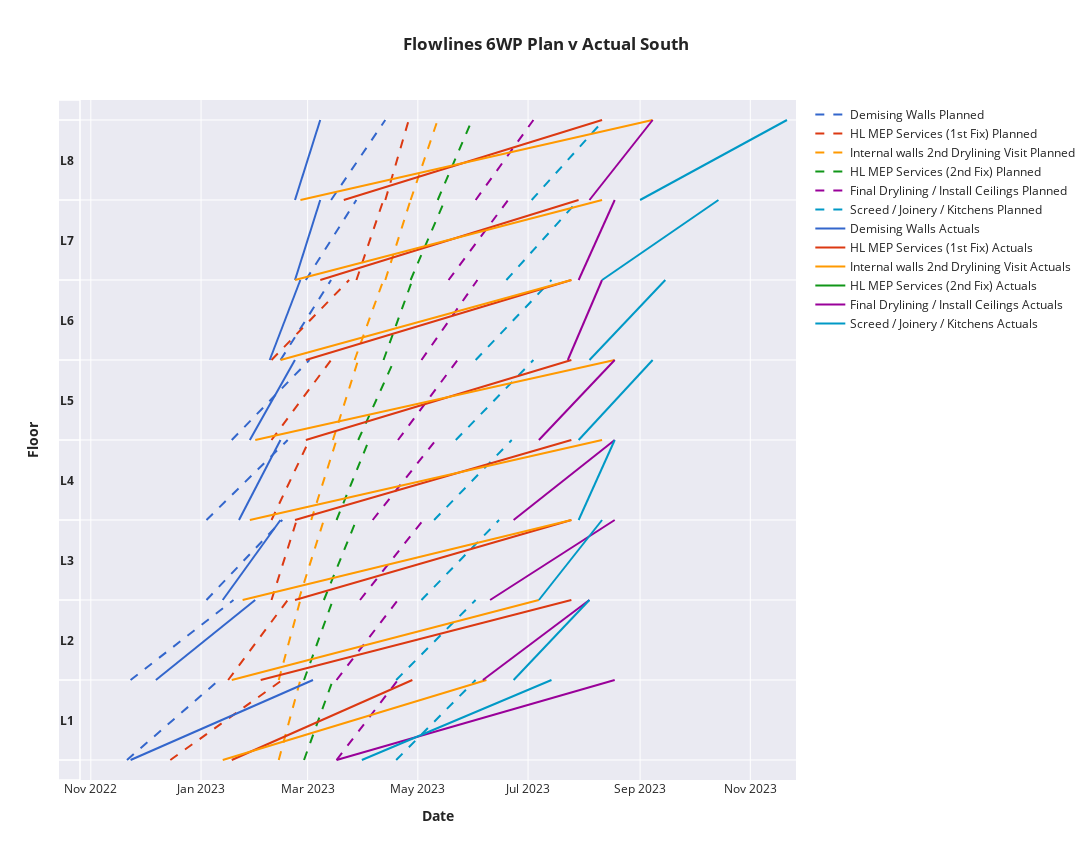

The notebook cell this image was saved under:
### Code cell
Time = time(0, 0, 0)
fig = px.line()
fig6 = px.line()
fig7 = px.line()
# Add a custom legend trace using a scatter plot with the desired shape
legend_trace = px.line()
pixsize = 35
width = 2300

colorset = [px.colors.qualitative.G10[i] for i in range(len(set([i[2] for i in south_wp_dates]))+2)]

fig = px.line(labels={'x': 'Date', 'y': 'Floor'}, 
              title='<b>Flowlines 6WP Plan v Actual South<b>',
              template='seaborn')

fig.add_shape(type="rect",
              x0=-2*(pixsize/width), x1=0,
              y0=0, y1=1,
              xref='paper', yref='paper',
              line=dict(color="#ffffff", width=1.5),
              fillcolor = '#eaeaf2',
              opacity = 1)

for i in range(1, southfloornamelen+2):
    # Add horizontal line to the margin
    fig.add_shape(type="line",
              x0=-2*(pixsize/width), x1=0,
              y0=i, y1=i,
              xref='paper', yref='y',
              line=dict(color="#ffffff", width=1.5),
              opacity = 1)
    # Add horizontal line to the margin
    if i < southfloornamelen+1:
        fig.add_annotation(
            text='<b>L'+str(i)+'<b>',
            x=-2*(pixsize/width),
            y=i+1/2,
            xref='paper', yref='y',
            font=dict(size=12),
            showarrow = False )

for i in range(len(set([i[2] for i in south_wp_dates]))):
    data = pd.DataFrame({
        'x': np.concatenate([[south_wp_dates[j][3], datereadjust(south_wp_dates[j][4]+timedelta(days=1)), None] for j in range(i, len(south_wp_dates), len(set([i[2] for i in south_wp_dates])))]).tolist(),
        'y': np.concatenate([[int(south_wp_dates[j][0][-2:]), int(south_wp_dates[j][0][-2:])+1, None] for j in range(i, len(south_wp_dates), len(set([i[2] for i in south_wp_dates])))]).tolist(),
        'Color': [str(i)+', '+str(i)]*len(np.concatenate([[south_wp_dates[j][3], south_wp_dates[j][4], None] for j in range(i, len(south_wp_dates), len(set([i[2] for i in south_wp_dates])))]).tolist())
    })
    # Define custom hover text for each bar in each set
    custom_hover_text = [
        np.concatenate([[south_wp_dates[j][3], south_wp_dates[j][3], None] for j in range(i, len(south_wp_dates), len(set([i[2] for i in south_wp_dates])))]).tolist(),
        np.concatenate([[south_wp_dates[j][4], south_wp_dates[j][4], None] for j in range(i, len(south_wp_dates), len(set([i[2] for i in south_wp_dates])))]).tolist(),
        np.concatenate([['L'+str(int(south_wp_dates[j][0][-2:])), 'L'+str(int(south_wp_dates[j][0][-2:])), None] for j in range(i, len(south_wp_dates), len(set([i[2] for i in south_wp_dates])))]).tolist()
    ]
    fig6.add_trace(px.line(data, x='x', y = 'y', color_discrete_sequence=[colorset[i]], color = 'Color', hover_data = custom_hover_text).data[0])
    fig6.update_traces(line=dict(dash='dash'))
    #Update hovertext
    fig6.update_traces(
        hovertemplate='Initial Date: %{customdata[0]}<br>Final Date: %{customdata[1]}<br>Level: %{customdata[2]}',
    )

for i in range(len(set([i[2] for i in south_wp_dates]))):
    data = pd.DataFrame({
        'x': np.concatenate([np.array([interest_floors_Dates[j][0], interest_floors_Dates[j][1], None]) for j in range(i, southfloornamelen*6, len(set([i[2] for i in south_wp_dates])))]).tolist(),
        'y': np.concatenate([np.array([int((j-i)/len(set([i[2] for i in south_wp_dates])))+1, int((j-i)/len(set([i[2] for i in south_wp_dates])))+2, None]) for j in range(i, southfloornamelen*6, len(set([i[2] for i in south_wp_dates])))]).tolist(),
        'Color': [str(i)]*len(np.concatenate([np.array([interest_floors_Dates[j][0], interest_floors_Dates[j][1], None]) for j in range(i, southfloornamelen*6, len(set([i[2] for i in south_wp_dates])))]).tolist())
    })
    # Define custom hover text for each bar in each set
    custom_hover_text = [
        np.concatenate([np.array([interest_floors_Dates[j][0], interest_floors_Dates[j][0], None]) for j in range(i, southfloornamelen*6, len(set([i[2] for i in south_wp_dates])))]).tolist(),
        np.concatenate([np.array([datereadjust6(interest_floors_Dates[j][1]), datereadjust6(interest_floors_Dates[j][1]), None]) for j in range(i, southfloornamelen*6, len(set([i[2] for i in south_wp_dates])))]).tolist(),
        np.concatenate([np.array(['L'+str(int((j-i)/len(set([i[2] for i in south_wp_dates])))+1), 'L'+str(int((j-i)/len(set([i[2] for i in south_wp_dates])))+1), None]) for j in range(i, southfloornamelen*6, len(set([i[2] for i in south_wp_dates])))]).tolist()
    ]
    fig7.add_trace(px.line(data, x='x', y = 'y', color_discrete_sequence=[colorset[i]], color = 'Color', hover_data = custom_hover_text).data[0])
    #Update hovertext
    fig7.update_traces(
        hovertemplate='Initial Date: %{customdata[0]}<br>Final Date: %{customdata[1]}<br>Level: %{customdata[2]}',
    )

for i in range(len(fig6.data)):
    fig.add_trace(fig6.data[i])
for i in range(len(fig7.data)):
    fig.add_trace(fig7.data[i])

# Add the custom legend trace to the figure
fig.add_traces(legend_trace.data)
#Define text of legend list
name_legend = ['Demising Walls', 'HL MEP Services (1st Fix)', 'Internal walls 2nd Drylining Visit', 
               'HL MEP Services (2nd Fix)', 'Final Drylining / Install Ceilings', 'Screed / Joinery / Kitchens']
# Define a dictionary to map trace names to custom legend labels
legend_labels = {}
for i in range(len(set([i[2] for i in south_wp_dates]))):

    legend_labels.update({
        str(i): name_legend[i]+' Actuals', 
        str(i)+', '+str(i): name_legend[i]+' Planned'
    })


# Customize the legend labels for each trace
fig.for_each_trace(lambda trace: trace.update(name=legend_labels.get(trace.name, trace.name)))

#Update size of plot
fig.update_layout(height=860, width=1403)
#fig.update_layout(showlegend = True)
fig.update_yaxes(tickvals=[i for i in range(southfloornamelen+2)], range = [0.75, 9.25])
fig.update_layout(xaxis_title="<b>Date<b>", yaxis_title="<b>Floor<b>", yaxis = dict(title_standoff = 30))
fig.update_xaxes(range = [datetime(2022, 10, 31)-timedelta(days=5), max([interest_floors_Dates[i][1] for i in range(southfloornamelen*6) if interest_floors_Dates[i]!=[None, None]])+timedelta(days=5)])
Flowlines1figsth = fig
fig.show()
#fig.write_html("figfiout6WP.html")

### Figure 1 — Plotly figure (JSON) as saved in the notebook; plotly's stock layout.template omitted (floating-point values rounded to 4 significant figures)
{"data": [{"customdata": [["2022-11-21", "2023-01-10", "L1"], ["2022-11-21", "2023-01-10", "L1"], [null, null, null], ["2022-11-23", "2023-01-18", "L2"], ["2022-11-23", "2023-01-18", "L2"], [null, null, null], ["2023-01-04", "2023-02-14", "L3"], ["2023-01-04", "2023-02-14", "L3"], [null, null, null], ["2023-01-04", "2023-02-17", "L4"], ["2023-01-04", "2023-02-17", "L4"], [null, null, null], ["2023-01-18", "2023-03-01", "L5"], ["2023-01-18", "2023-03-01", "L5"], [null, null, null], ["2023-02-14", "2023-03-13", "L6"], ["2023-02-14", "2023-03-13", "L6"], [null, null, null], ["2023-02-28", "2023-03-27", "L7"], ["2023-02-28", "2023-03-27", "L7"], [null, null, null], ["2023-03-14", "2023-04-12", "L8"], ["2023-03-14", "2023-04-12", "L8"], [null, null, null]], "hovertemplate": "Initial Date: %{customdata[0]}<br>Final Date: %{customdata[1]}<br>Level: %{customdata[2]}", "legendgroup": "0, 0", "line": {"color": "#3366CC", "dash": "dash"}, "marker": {"symbol": "circle"}, "mode": "lines", "name": "Demising Walls Planned", "orientation": "v", "showlegend": true, "type": "scatter", "x": ["2022-11-21T00:00:00", "2023-01-10T23:00:00", null, "2022-11-23T00:00:00", "2023-01-18T23:00:00", null, "2023-01-04T00:00:00", "2023-02-14T23:00:00", null, "2023-01-04T00:00:00", "2023-02-17T23:00:00", null, "2023-01-18T00:00:00", "2023-03-01T23:00:00", null, "2023-02-14T00:00:00", "2023-03-13T23:00:00", null, "2023-02-28T00:00:00", "2023-03-27T23:00:00", null, "2023-03-14T00:00:00", "2023-04-12T23:00:00", null], "xaxis": "x", "y": [1, 2, null, 2, 3, null, 3, 4, null, 4, 5, null, 5, 6, null, 6, 7, null, 7, 8, null, 8, 9, null], "yaxis": "y"}, {"customdata": [["2022-12-15", "2023-02-14", "L1"], ["2022-12-15", "2023-02-14", "L1"], [null, null, null], ["2023-01-16", "2023-02-17", "L2"], ["2023-01-16", "2023-02-17", "L2"], [null, null, null], ["2023-02-09", "2023-02-22", "L3"], ["2023-02-09", "2023-02-22", "L3"], [null, null, null], ["2023-02-09", "2023-03-01", "L4"], ["2023-02-09", "2023-03-01", "L4"], [null, null, null], ["2023-02-09", "2023-03-13", "L5"], ["2023-02-09", "2023-03-13", "L5"], [null, null, null], ["2023-02-09", "2023-03-23", "L6"], ["2023-02-09", "2023-03-23", "L6"], [null, null, null], ["2023-03-28", "2023-04-11", "L7"], ["2023-03-28", "2023-04-11", "L7"], [null, null, null], ["2023-04-13", "2023-04-25", "L8"], ["2023-04-13", "2023-04-25", "L8"], [null, null, null]], "hovertemplate": "Initial Date: %{customdata[0]}<br>Final Date: %{customdata[1]}<br>Level: %{customdata[2]}", "legendgroup": "1, 1", "line": {"color": "#DC3912", "dash": "dash"}, "marker": {"symbol": "circle"}, "mode": "lines", "name": "HL MEP Services (1st Fix) Planned", "orientation": "v", "showlegend": true, "type": "scatter", "x": ["2022-12-15T00:00:00", "2023-02-14T23:00:00", null, "2023-01-16T00:00:00", "2023-02-17T23:00:00", null, "2023-02-09T00:00:00", "2023-02-22T23:00:00", null, "2023-02-09T00:00:00", "2023-03-01T23:00:00", null, "2023-02-09T00:00:00", "2023-03-13T23:00:00", null, "2023-02-09T00:00:00", "2023-03-23T23:00:00", null, "2023-03-28T00:00:00", "2023-04-11T23:00:00", null, "2023-04-13T00:00:00", "2023-04-25T23:00:00", null], "xaxis": "x", "y": [1, 2, null, 2, 3, null, 3, 4, null, 4, 5, null, 5, 6, null, 6, 7, null, 7, 8, null, 8, 9, null], "yaxis": "y"}, {"customdata": [["2023-02-13", "2023-02-24", "L1"], ["2023-02-13", "2023-02-24", "L1"], [null, null, null], ["2023-02-13", "2023-02-24", "L2"], ["2023-02-13", "2023-02-24", "L2"], [null, null, null], ["2023-02-24", "2023-03-09", "L3"], ["2023-02-24", "2023-03-09", "L3"], [null, null, null], ["2023-03-03", "2023-03-16", "L4"], ["2023-03-03", "2023-03-16", "L4"], [null, null, null], ["2023-03-15", "2023-03-28", "L5"], ["2023-03-15", "2023-03-28", "L5"], [null, null, null], ["2023-03-27", "2023-04-11", "L6"], ["2023-03-27", "2023-04-11", "L6"], [null, null, null], ["2023-04-13", "2023-04-26", "L7"], ["2023-04-13", "2023-04-26", "L7"], [null, null, null], ["2023-04-27", "2023-05-11", "L8"], ["2023-04-27", "2023-05-11", "L8"], [null, null, null]], "hovertemplate": "Initial Date: %{customdata[0]}<br>Final Date: %{customdata[1]}<br>Level: %{customdata[2]}", "legendgroup": "2, 2", "line": {"color": "#FF9900", "dash": "dash"}, "marker": {"symbol": "circle"}, "mode": "lines", "name": "Internal walls 2nd Drylining Visit Planned", "orientation": "v", "showlegend": true, "type": "scatter", "x": ["2023-02-13T00:00:00", "2023-02-24T23:00:00", null, "2023-02-13T00:00:00", "2023-02-24T23:00:00", null, "2023-02-24T00:00:00", "2023-03-09T23:00:00", null, "2023-03-03T00:00:00", "2023-03-16T23:00:00", null, "2023-03-15T00:00:00", "2023-03-28T23:00:00", null, "2023-03-27T00:00:00", "2023-04-11T23:00:00", null, "2023-04-13T00:00:00", "2023-04-26T23:00:00", null, "2023-04-27T00:00:00", "2023-05-11T23:00:00", null], "xaxis": "x", "y": [1, 2, null, 2, 3, null, 3, 4, null, 4, 5, null, 5, 6, null, 6, 7, null, 7, 8, null, 8, 9, null], "yaxis": "y"}, {"customdata": [["2023-02-27", "2023-03-14", "L1"], ["2023-02-27", "2023-03-14", "L1"], [null, null, null], ["2023-02-27", "2023-03-14", "L2"], ["2023-02-27", "2023-03-14", "L2"], [null, null, null], ["2023-03-10", "2023-03-27", "L3"], ["2023-03-10", "2023-03-27", "L3"], [null, null, null], ["2023-03-17", "2023-04-03", "L4"], ["2023-03-17", "2023-04-03", "L4"], [null, null, null], ["2023-03-29", "2023-04-17", "L5"], ["2023-03-29", "2023-04-17", "L5"], [null, null, null], ["2023-04-12", "2023-04-27", "L6"], ["2023-04-12", "2023-04-27", "L6"], [null, null, null], ["2023-04-27", "2023-05-15", "L7"], ["2023-04-27", "2023-05-15", "L7"], [null, null, null], ["2023-05-12", "2023-05-30", "L8"], ["2023-05-12", "2023-05-30", "L8"], [null, null, null]], "hovertemplate": "Initial Date: %{customdata[0]}<br>Final Date: %{customdata[1]}<br>Level: %{customdata[2]}", "legendgroup": "3, 3", "line": {"color": "#109618", "dash": "dash"}, "marker": {"symbol": "circle"}, "mode": "lines", "name": "HL MEP Services (2nd Fix) Planned", "orientation": "v", "showlegend": true, "type": "scatter", "x": ["2023-02-27T00:00:00", "2023-03-14T23:00:00", null, "2023-02-27T00:00:00", "2023-03-14T23:00:00", null, "2023-03-10T00:00:00", "2023-03-27T23:00:00", null, "2023-03-17T00:00:00", "2023-04-03T23:00:00", null, "2023-03-29T00:00:00", "2023-04-17T23:00:00", null, "2023-04-12T00:00:00", "2023-04-27T23:00:00", null, "2023-04-27T00:00:00", "2023-05-15T23:00:00", null, "2023-05-12T00:00:00", "2023-05-30T23:00:00", null], "xaxis": "x", "y": [1, 2, null, 2, 3, null, 3, 4, null, 4, 5, null, 5, 6, null, 6, 7, null, 7, 8, null, 8, 9, null], "yaxis": "y"}, {"customdata": [["2023-03-17", "2023-04-19", "L1"], ["2023-03-17", "2023-04-19", "L1"], [null, null, null], ["2023-03-17", "2023-04-19", "L2"], ["2023-03-17", "2023-04-19", "L2"], [null, null, null], ["2023-03-30", "2023-05-03", "L3"], ["2023-03-30", "2023-05-03", "L3"], [null, null, null], ["2023-04-06", "2023-05-10", "L4"], ["2023-04-06", "2023-05-10", "L4"], [null, null, null], ["2023-04-20", "2023-05-22", "L5"], ["2023-04-20", "2023-05-22", "L5"], [null, null, null], ["2023-05-03", "2023-06-02", "L6"], ["2023-05-03", "2023-06-02", "L6"], [null, null, null], ["2023-05-18", "2023-06-19", "L7"], ["2023-05-18", "2023-06-19", "L7"], [null, null, null], ["2023-06-02", "2023-07-03", "L8"], ["2023-06-02", "2023-07-03", "L8"], [null, null, null]], "hovertemplate": "Initial Date: %{customdata[0]}<br>Final Date: %{customdata[1]}<br>Level: %{customdata[2]}", "legendgroup": "4, 4", "line": {"color": "#990099", "dash": "dash"}, "marker": {"symbol": "circle"}, "mode": "lines", "name": "Final Drylining / Install Ceilings Planned", "orientation": "v", "showlegend": true, "type": "scatter", "x": ["2023-03-17T00:00:00", "2023-04-19T23:00:00", null, "2023-03-17T00:00:00", "2023-04-19T23:00:00", null, "2023-03-30T00:00:00", "2023-05-03T23:00:00", null, "2023-04-06T00:00:00", "2023-05-10T23:00:00", null, "2023-04-20T00:00:00", "2023-05-22T23:00:00", null, "2023-05-03T00:00:00", "2023-06-02T23:00:00", null, "2023-05-18T00:00:00", "2023-06-19T23:00:00", null, "2023-06-02T00:00:00", "2023-07-03T23:00:00", null], "xaxis": "x", "y": [1, 2, null, 2, 3, null, 3, 4, null, 4, 5, null, 5, 6, null, 6, 7, null, 7, 8, null, 8, 9, null], "yaxis": "y"}, {"customdata": [["2023-04-19", "2023-06-01", "L1"], ["2023-04-19", "2023-06-01", "L1"], [null, null, null], ["2023-04-19", "2023-06-01", "L2"], ["2023-04-19", "2023-06-01", "L2"], [null, null, null], ["2023-05-03", "2023-06-14", "L3"], ["2023-05-03", "2023-06-14", "L3"], [null, null, null], ["2023-05-10", "2023-06-21", "L4"], ["2023-05-10", "2023-06-21", "L4"], [null, null, null], ["2023-05-22", "2023-07-03", "L5"], ["2023-05-22", "2023-07-03", "L5"], [null, null, null], ["2023-06-02", "2023-07-13", "L6"], ["2023-06-02", "2023-07-13", "L6"], [null, null, null], ["2023-06-19", "2023-07-28", "L7"], ["2023-06-19", "2023-07-28", "L7"], [null, null, null], ["2023-07-03", "2023-08-11", "L8"], ["2023-07-03", "2023-08-11", "L8"], [null, null, null]], "hovertemplate": "Initial Date: %{customdata[0]}<br>Final Date: %{customdata[1]}<br>Level: %{customdata[2]}", "legendgroup": "5, 5", "line": {"color": "#0099C6", "dash": "dash"}, "marker": {"symbol": "circle"}, "mode": "lines", "name": "Screed / Joinery / Kitchens Planned", "orientation": "v", "showlegend": true, "type": "scatter", "x": ["2023-04-19T00:00:00", "2023-06-01T23:00:00", null, "2023-04-19T00:00:00", "2023-06-01T23:00:00", null, "2023-05-03T00:00:00", "2023-06-14T23:00:00", null, "2023-05-10T00:00:00", "2023-06-21T23:00:00", null, "2023-05-22T00:00:00", "2023-07-03T23:00:00", null, "2023-06-02T00:00:00", "2023-07-13T23:00:00", null, "2023-06-19T00:00:00", "2023-07-28T23:00:00", null, "2023-07-03T00:00:00", "2023-08-11T23:00:00", null], "xaxis": "x", "y": [1, 2, null, 2, 3, null, 3, 4, null, 4, 5, null, 5, 6, null, 6, 7, null, 7, 8, null, 8, 9, null], "yaxis": "y"}, {"customdata": [["2022-11-23", "2023-03-03", "L1"], ["2022-11-23", "2023-03-03", "L1"], [null, null, null], ["2022-12-07", "2023-01-30", "L2"], ["2022-12-07", "2023-01-30", "L2"], [null, null, null], ["2023-01-13", "2023-02-13", "L3"], ["2023-01-13", "2023-02-13", "L3"], [null, null, null], ["2023-01-22", "2023-02-13", "L4"], ["2023-01-22", "2023-02-13", "L4"], [null, null, null], ["2023-01-28", "2023-02-21", "L5"], ["2023-01-28", "2023-02-21", "L5"], [null, null, null], ["2023-02-08", "2023-02-24", "L6"], ["2023-02-08", "2023-02-24", "L6"], [null, null, null], ["2023-02-22", "2023-03-07", "L7"], ["2023-02-22", "2023-03-07", "L7"], [null, null, null], ["2023-02-22", "2023-03-07", "L8"], ["2023-02-22", "2023-03-07", "L8"], [null, null, null]], "hovertemplate": "Initial Date: %{customdata[0]}<br>Final Date: %{customdata[1]}<br>Level: %{customdata[2]}", "legendgroup": "0", "line": {"color": "#3366CC", "dash": "solid"}, "marker": {"symbol": "circle"}, "mode": "lines", "name": "Demising Walls Actuals", "orientation": "v", "showlegend": true, "type": "scatter", "x": ["2022-11-23T00:00:00", "2023-03-03T23:00:00", null, "2022-12-07T00:00:00", "2023-01-30T23:00:00", null, "2023-01-13T00:00:00", "2023-02-13T23:00:00", null, "2023-01-22T00:00:00", "2023-02-13T23:00:00", null, "2023-01-28T00:00:00", "2023-02-21T23:00:00", null, "2023-02-08T00:00:00", "2023-02-24T23:00:00", null, "2023-02-22T00:00:00", "2023-03-07T23:00:00", null, "2023-02-22T00:00:00", "2023-03-07T23:00:00", null], "xaxis": "x", "y": [1, 2, null, 2, 3, null, 3, 4, null, 4, 5, null, 5, 6, null, 6, 7, null, 7, 8, null, 8, 9, null], "yaxis": "y"}, {"customdata": [["2023-01-18", "2023-04-27", "L1"], ["2023-01-18", "2023-04-27", "L1"], [null, null, null], ["2023-02-03", "2023-07-24", "L2"], ["2023-02-03", "2023-07-24", "L2"], [null, null, null], ["2023-02-22", "2023-07-24", "L3"], ["2023-02-22", "2023-07-24", "L3"], [null, null, null], ["2023-02-22", "2023-07-24", "L4"], ["2023-02-22", "2023-07-24", "L4"], [null, null, null], ["2023-02-28", "2023-07-24", "L5"], ["2023-02-28", "2023-07-24", "L5"], [null, null, null], ["2023-02-28", "2023-07-24", "L6"], ["2023-02-28", "2023-07-24", "L6"], [null, null, null], ["2023-03-08", "2023-07-28", "L7"], ["2023-03-08", "2023-07-28", "L7"], [null, null, null], ["2023-03-21", "2023-08-10", "L8"], ["2023-03-21", "2023-08-10", "L8"], [null, null, null]], "hovertemplate": "Initial Date: %{customdata[0]}<br>Final Date: %{customdata[1]}<br>Level: %{customdata[2]}", "legendgroup": "1", "line": {"color": "#DC3912", "dash": "solid"}, "marker": {"symbol": "circle"}, "mode": "lines", "name": "HL MEP Services (1st Fix) Actuals", "orientation": "v", "showlegend": true, "type": "scatter", "x": ["2023-01-18T00:00:00", "2023-04-27T23:00:00", null, "2023-02-03T00:00:00", "2023-07-24T23:00:00", null, "2023-02-22T00:00:00", "2023-07-24T23:00:00", null, "2023-02-22T00:00:00", "2023-07-24T23:00:00", null, "2023-02-28T00:00:00", "2023-07-24T23:00:00", null, "2023-02-28T00:00:00", "2023-07-24T23:00:00", null, "2023-03-08T00:00:00", "2023-07-28T23:00:00", null, "2023-03-21T00:00:00", "2023-08-10T23:00:00", null], "xaxis": "x", "y": [1, 2, null, 2, 3, null, 3, 4, null, 4, 5, null, 5, 6, null, 6, 7, null, 7, 8, null, 8, 9, null], "yaxis": "y"}, {"customdata": [["2023-01-13", "2023-06-07", "L1"], ["2023-01-13", "2023-06-07", "L1"], [null, null, null], ["2023-01-18", "2023-07-06", "L2"], ["2023-01-18", "2023-07-06", "L2"], [null, null, null], ["2023-01-24", "2023-07-24", "L3"], ["2023-01-24", "2023-07-24", "L3"], [null, null, null], ["2023-01-28", "2023-08-10", "L4"], ["2023-01-28", "2023-08-10", "L4"], [null, null, null], ["2023-01-31", "2023-08-17", "L5"], ["2023-01-31", "2023-08-17", "L5"], [null, null, null], ["2023-02-14", "2023-07-24", "L6"], ["2023-02-14", "2023-07-24", "L6"], [null, null, null], ["2023-02-22", "2023-08-10", "L7"], ["2023-02-22", "2023-08-10", "L7"], [null, null, null], ["2023-02-25", "2023-09-07", "L8"], ["2023-02-25", "2023-09-07", "L8"], [null, null, null]], "hovertemplate": "Initial Date: %{customdata[0]}<br>Final Date: %{customdata[1]}<br>Level: %{customdata[2]}", "legendgroup": "2", "line": {"color": "#FF9900", "dash": "solid"}, "marker": {"symbol": "circle"}, "mode": "lines", "name": "Internal walls 2nd Drylining Visit Actuals", "orientation": "v", "showlegend": true, "type": "scatter", "x": ["2023-01-13T00:00:00", "2023-06-07T23:00:00", null, "2023-01-18T00:00:00", "2023-07-06T23:00:00", null, "2023-01-24T00:00:00", "2023-07-24T23:00:00", null, "2023-01-28T00:00:00", "2023-08-10T23:00:00", null, "2023-01-31T00:00:00", "2023-08-17T23:00:00", null, "2023-02-14T00:00:00", "2023-07-24T23:00:00", null, "2023-02-22T00:00:00", "2023-08-10T23:00:00", null, "2023-02-25T00:00:00", "2023-09-07T23:00:00", null], "xaxis": "x", "y": [1, 2, null, 2, 3, null, 3, 4, null, 4, 5, null, 5, 6, null, 6, 7, null, 7, 8, null, 8, 9, null], "yaxis": "y"}, {"customdata": [[null, null, "L1"], [null, null, "L1"], [null, null, null], [null, null, "L2"], [null, null, "L2"], [null, null, null], [null, null, "L3"], [null, null, "L3"], [null, null, null], [null, null, "L4"], [null, null, "L4"], [null, null, null], [null, null, "L5"], [null, null, "L5"], [null, null, null], [null, null, "L6"], [null, null, "L6"], [null, null, null], [null, null, "L7"], [null, null, "L7"], [null, null, null], [null, null, "L8"], [null, null, "L8"], [null, null, null]], "hovertemplate": "Initial Date: %{customdata[0]}<br>Final Date: %{customdata[1]}<br>Level: %{customdata[2]}", "legendgroup": "3", "line": {"color": "#109618", "dash": "solid"}, "marker": {"symbol": "circle"}, "mode": "lines", "name": "HL MEP Services (2nd Fix) Actuals", "orientation": "v", "showlegend": true, "type": "scatter", "x": [null, null, null, null, null, null, null, null, null, null, null, null, null, null, null, null, null, null, null, null, null, null, null, null], "xaxis": "x", "y": [1, 2, null, 2, 3, null, 3, 4, null, 4, 5, null, 5, 6, null, 6, 7, null, 7, 8, null, 8, 9, null], "yaxis": "y"}, {"customdata": [["2023-03-17", "2023-08-17", "L1"], ["2023-03-17", "2023-08-17", "L1"], [null, null, null], ["2023-06-06", "2023-08-03", "L2"], ["2023-06-06", "2023-08-03", "L2"], [null, null, null], ["2023-06-10", "2023-08-17", "L3"], ["2023-06-10", "2023-08-17", "L3"], [null, null, null], ["2023-06-23", "2023-08-17", "L4"], ["2023-06-23", "2023-08-17", "L4"], [null, null, null], ["2023-07-07", "2023-08-17", "L5"], ["2023-07-07", "2023-08-17", "L5"], [null, null, null], ["2023-07-23", "2023-08-10", "L6"], ["2023-07-23", "2023-08-10", "L6"], [null, null, null], ["2023-07-29", "2023-08-17", "L7"], ["2023-07-29", "2023-08-17", "L7"], [null, null, null], ["2023-08-04", "2023-09-07", "L8"], ["2023-08-04", "2023-09-07", "L8"], [null, null, null]], "hovertemplate": "Initial Date: %{customdata[0]}<br>Final Date: %{customdata[1]}<br>Level: %{customdata[2]}", "legendgroup": "4", "line": {"color": "#990099", "dash": "solid"}, "marker": {"symbol": "circle"}, "mode": "lines", "name": "Final Drylining / Install Ceilings Actuals", "orientation": "v", "showlegend": true, "type": "scatter", "x": ["2023-03-17T00:00:00", "2023-08-17T23:00:00", null, "2023-06-06T00:00:00", "2023-08-03T23:00:00", null, "2023-06-10T00:00:00", "2023-08-17T23:00:00", null, "2023-06-23T00:00:00", "2023-08-17T23:00:00", null, "2023-07-07T00:00:00", "2023-08-17T23:00:00", null, "2023-07-23T00:00:00", "2023-08-10T23:00:00", null, "2023-07-29T00:00:00", "2023-08-17T23:00:00", null, "2023-08-04T00:00:00", "2023-09-07T23:00:00", null], "xaxis": "x", "y": [1, 2, null, 2, 3, null, 3, 4, null, 4, 5, null, 5, 6, null, 6, 7, null, 7, 8, null, 8, 9, null], "yaxis": "y"}, {"customdata": [["2023-03-31", "2023-07-13", "L1"], ["2023-03-31", "2023-07-13", "L1"], [null, null, null], ["2023-06-23", "2023-08-03", "L2"], ["2023-06-23", "2023-08-03", "L2"], [null, null, null], ["2023-07-07", "2023-08-10", "L3"], ["2023-07-07", "2023-08-10", "L3"], [null, null, null], ["2023-07-29", "2023-08-17", "L4"], ["2023-07-29", "2023-08-17", "L4"], [null, null, null], ["2023-07-29", "2023-09-07", "L5"], ["2023-07-29", "2023-09-07", "L5"], [null, null, null], ["2023-08-04", "2023-09-14", "L6"], ["2023-08-04", "2023-09-14", "L6"], [null, null, null], ["2023-08-11", "2023-10-14", "L7"], ["2023-08-11", "2023-10-14", "L7"], [null, null, null], ["2023-09-01", "2023-11-21", "L8"], ["2023-09-01", "2023-11-21", "L8"], [null, null, null]], "hovertemplate": "Initial Date: %{customdata[0]}<br>Final Date: %{customdata[1]}<br>Level: %{customdata[2]}", "legendgroup": "5", "line": {"color": "#0099C6", "dash": "solid"}, "marker": {"symbol": "circle"}, "mode": "lines", "name": "Screed / Joinery / Kitchens Actuals", "orientation": "v", "showlegend": true, "type": "scatter", "x": ["2023-03-31T00:00:00", "2023-07-13T23:00:00", null, "2023-06-23T00:00:00", "2023-08-03T23:00:00", null, "2023-07-07T00:00:00", "2023-08-10T23:00:00", null, "2023-07-29T00:00:00", "2023-08-17T23:00:00", null, "2023-07-29T00:00:00", "2023-09-07T23:00:00", null, "2023-08-04T00:00:00", "2023-09-14T23:00:00", null, "2023-08-11T00:00:00", "2023-10-14T08:55:23.886048", null, "2023-09-01T00:00:00", "2023-11-21T07:12:41.873990", null], "xaxis": "x", "y": [1, 2, null, 2, 3, null, 3, 4, null, 4, 5, null, 5, 6, null, 6, 7, null, 7, 8, null, 8, 9, null], "yaxis": "y"}], "layout": {"annotations": [{"font": {"size": 12}, "showarrow": false, "text": "<b>L1<b>", "x": -0.03043, "xref": "paper", "y": 1.5, "yref": "y"}, {"font": {"size": 12}, "showarrow": false, "text": "<b>L2<b>", "x": -0.03043, "xref": "paper", "y": 2.5, "yref": "y"}, {"font": {"size": 12}, "showarrow": false, "text": "<b>L3<b>", "x": -0.03043, "xref": "paper", "y": 3.5, "yref": "y"}, {"font": {"size": 12}, "showarrow": false, "text": "<b>L4<b>", "x": -0.03043, "xref": "paper", "y": 4.5, "yref": "y"}, {"font": {"size": 12}, "showarrow": false, "text": "<b>L5<b>", "x": -0.03043, "xref": "paper", "y": 5.5, "yref": "y"}, {"font": {"size": 12}, "showarrow": false, "text": "<b>L6<b>", "x": -0.03043, "xref": "paper", "y": 6.5, "yref": "y"}, {"font": {"size": 12}, "showarrow": false, "text": "<b>L7<b>", "x": -0.03043, "xref": "paper", "y": 7.5, "yref": "y"}, {"font": {"size": 12}, "showarrow": false, "text": "<b>L8<b>", "x": -0.03043, "xref": "paper", "y": 8.5, "yref": "y"}], "height": 860, "legend": {"tracegroupgap": 0}, "shapes": [{"fillcolor": "#eaeaf2", "line": {"color": "#ffffff", "width": 1.5}, "opacity": 1, "type": "rect", "x0": -0.03043, "x1": 0, "xref": "paper", "y0": 0, "y1": 1, "yref": "paper"}, {"line": {"color": "#ffffff", "width": 1.5}, "opacity": 1, "type": "line", "x0": -0.03043, "x1": 0, "xref": "paper", "y0": 1, "y1": 1, "yref": "y"}, {"line": {"color": "#ffffff", "width": 1.5}, "opacity": 1, "type": "line", "x0": -0.03043, "x1": 0, "xref": "paper", "y0": 2, "y1": 2, "yref": "y"}, {"line": {"color": "#ffffff", "width": 1.5}, "opacity": 1, "type": "line", "x0": -0.03043, "x1": 0, "xref": "paper", "y0": 3, "y1": 3, "yref": "y"}, {"line": {"color": "#ffffff", "width": 1.5}, "opacity": 1, "type": "line", "x0": -0.03043, "x1": 0, "xref": "paper", "y0": 4, "y1": 4, "yref": "y"}, {"line": {"color": "#ffffff", "width": 1.5}, "opacity": 1, "type": "line", "x0": -0.03043, "x1": 0, "xref": "paper", "y0": 5, "y1": 5, "yref": "y"}, {"line": {"color": "#ffffff", "width": 1.5}, "opacity": 1, "type": "line", "x0": -0.03043, "x1": 0, "xref": "paper", "y0": 6, "y1": 6, "yref": "y"}, {"line": {"color": "#ffffff", "width": 1.5}, "opacity": 1, "type": "line", "x0": -0.03043, "x1": 0, "xref": "paper", "y0": 7, "y1": 7, "yref": "y"}, {"line": {"color": "#ffffff", "width": 1.5}, "opacity": 1, "type": "line", "x0": -0.03043, "x1": 0, "xref": "paper", "y0": 8, "y1": 8, "yref": "y"}, {"line": {"color": "#ffffff", "width": 1.5}, "opacity": 1, "type": "line", "x0": -0.03043, "x1": 0, "xref": "paper", "y0": 9, "y1": 9, "yref": "y"}], "title": {"text": "<b>Flowlines 6WP Plan v Actual South<b>"}, "width": 1403, "xaxis": {"anchor": "y", "domain": [0, 1], "range": ["2022-10-26T00:00:00", "2023-11-26T07:12:41.873990"], "title": {"text": "<b>Date<b>"}}, "yaxis": {"anchor": "x", "domain": [0, 1], "range": [0.75, 9.25], "tickvals": [0, 1, 2, 3, 4, 5, 6, 7, 8, 9], "title": {"standoff": 30, "text": "<b>Floor<b>"}}}}
